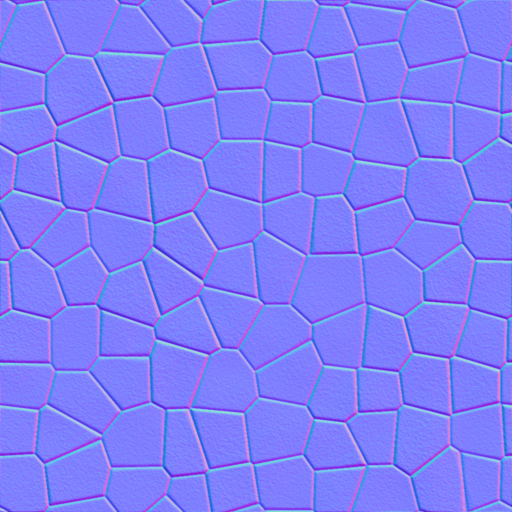
#> input picture FolkloreHunter-RPG-Framework/Assets/Resources/Environment/WardenLair/cobble_floor_n.png, 1024 x 1024 px (shown at 1/2 size)
$ python -i forge_prep.py   (imports and definitions only)
#> lines starting #> are read from the running program, lines starting #| are printed output that depends on the picture
"""Small picture steps around the Forge jobs (Windows, Studio's Python with Pillow).

  python Tools/forge_prep.py pad <in.png> <out.png> [margin share]      border of the picture's own background colour
  python Tools/forge_prep.py cutout <in.png> <out.png>                  near-white background -> transparent (item pictures)
"""
import sys
from PIL import Image, ImageFilter


def pad(src, dst, margin=.14):
#> called with dst = 'out.png', margin = 0.14
    im = Image.open(src).convert('RGB')
#> im is the input picture: PIL image 1024x1024 RGB; mean R, G, B 127, 127, 250
    w, h = im.size
#> w = 1024; h = 1024
    corners = [im.getpixel((2, 2)), im.getpixel((w - 3, 2)), im.getpixel((2, h - 3)), im.getpixel((w - 3, h - 3))]
#> corners = [(127, 127, 255), (133, 146, 253), (139, 169, 247), (114, 140, 253)]
    bg = tuple(sorted(c[k] for c in corners)[1] for k in range(3))
#> bg = (127, 140, 253)
    m = int(max(w, h) * margin)
#> m = 143
    out = Image.new('RGB', (w + 2 * m, h + 2 * m), bg)
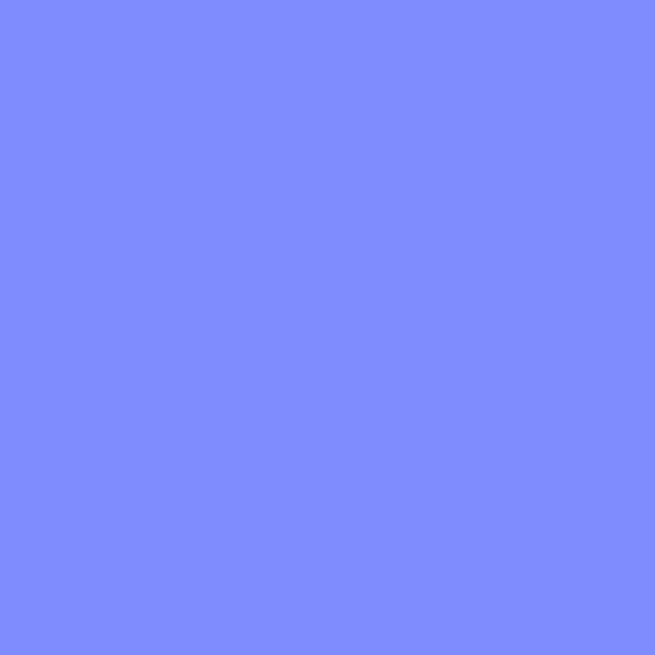
#> out: PIL image 1310x1310 RGB (shown at 1/2 size); mean R, G, B 127, 140, 253
    out.paste(im, (m, m))
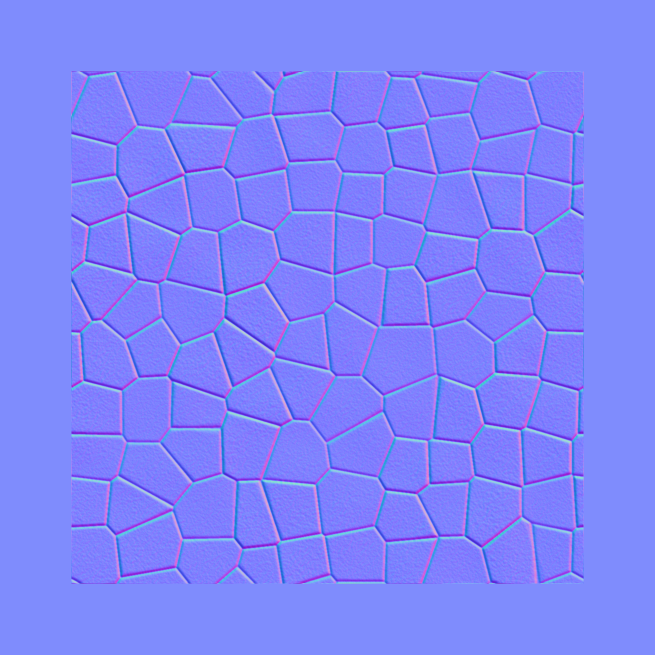
#> out: PIL image 1310x1310 RGB (shown at 1/2 size); mean R, G, B 127, 132.1, 251.2
    out.save(dst)


def cutout(src, dst):
    im = Image.open(src).convert('RGBA')
    px = im.load()
    w, h = im.size
    alpha = Image.new('L', (w, h), 255)
    a = alpha.load()
    for y in range(h):
        for x in range(w):
            r, g, b, _ = px[x, y]
            if r > 232 and g > 232 and b > 232:
                a[x, y] = 0
    alpha = alpha.filter(ImageFilter.MinFilter(3)).filter(ImageFilter.GaussianBlur(.8))
    im.putalpha(alpha)
    bbox = alpha.getbbox()
    (im.crop(bbox) if bbox else im).save(dst)


# [7 lines not run here, left out]

>>> result = pad('../Assets/Resources/Environment/WardenLair/cobble_floor_n.png', 'out.png')
